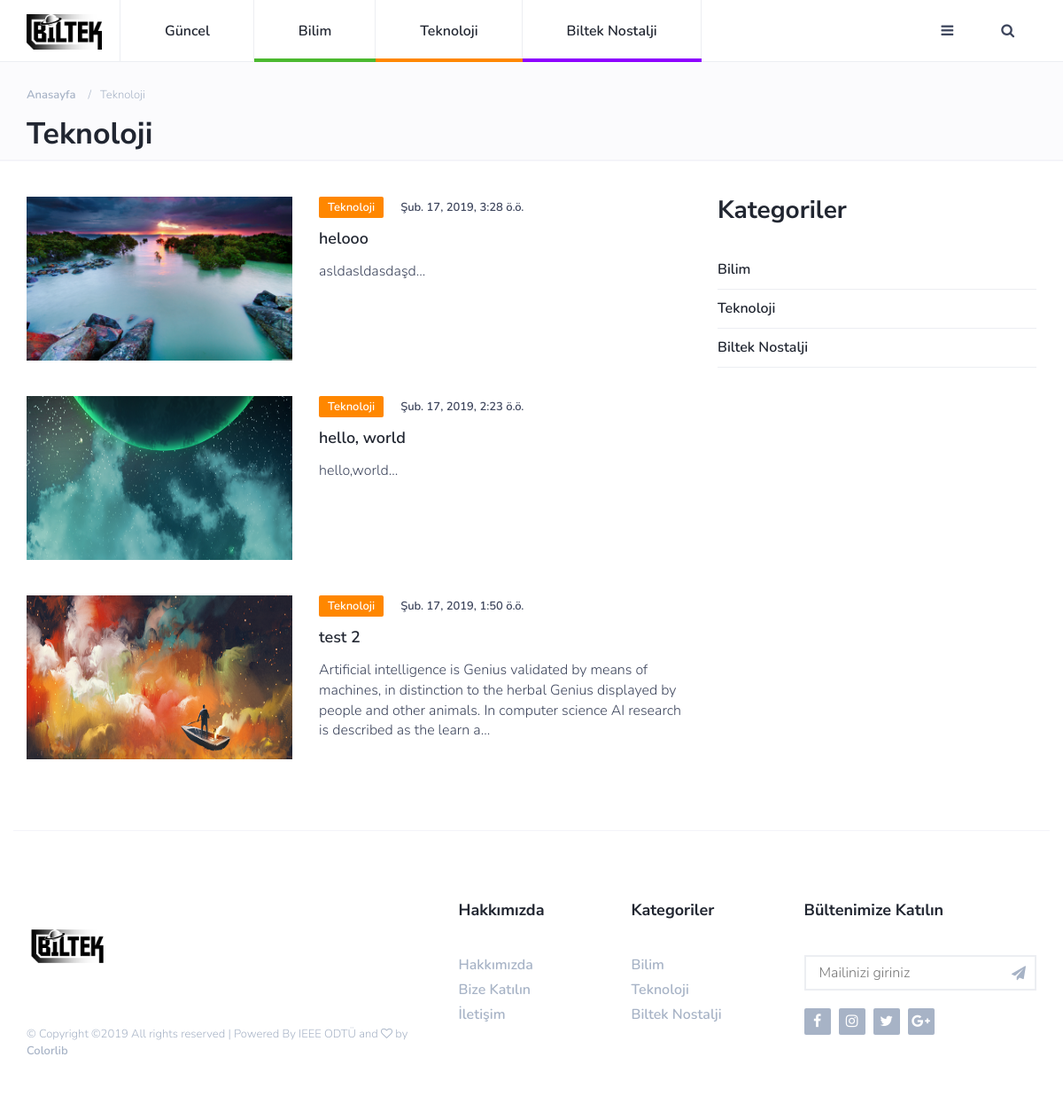
Screenshot of /teknoloji/ with the database file from the repository.
### articles/models.py (models this page shows, shortened)
class Article(models.Model):
    title = models.CharField(max_length=100)
    slug = models.SlugField()
    category = models.CharField(max_length=20)
    body = RichTextUploadingField()
    date = models.DateTimeField(auto_now_add=True)
    thumb = models.ImageField(default='default.png', blank=True)
    image = models.ImageField()
    mainornot = models.CharField(max_length=50,default='Hayır')
    def snippet(self):
        return self.body[:200] +"..."

### articles/views.py (the view)
# urls.py: path('teknoloji/',article_views.teknoloji, name="teknoloji"),
def teknoloji(request):
    articles = Article.objects.all().order_by('-date')
    return render(request, 'articles/teknoloji.html',{'articles':articles})

### articles/templates/articles/teknoloji.html (shortened to what this page needs)
{% load static from staticfiles %}
<!DOCTYPE html>
<html lang="en">
	<head>
		<link type="text/css" rel="stylesheet" href="{% static "css/bootstrap.min.css" %}"/>
		<link rel="stylesheet" href="{% static "css/font-awesome.min.css" %}">
		<link type="text/css" rel="stylesheet" href="{% static "css/style.css" %}"/>
    </head>
	<body>
		<header id="header">
			<div id="nav">
				<div id="nav-fixed">
					<div class="container">
						<div class="nav-logo">
							<a href="{% url 'article_list' %}" class="logo"><img style="width: 85px; height: 40px;" src="{% static "./img/siyah2.png" %}" alt=""></a>
						</div>
						<ul class="nav-menu nav navbar-nav">
							<li><a href="#">Güncel</a></li>
							<li class="cat-1"><a href="{% url 'bilim' %}">Bilim</a></li>
							<li class="cat-2"><a href="{% url 'teknoloji' %}">Teknoloji</a></li>
							<li class="cat-4"><a href="{% url 'bilteknostalji' %}">Biltek Nostalji</a></li>
						</ul>
						<div class="nav-btns">
							<button class="aside-btn"><i class="fa fa-bars"></i></button>
							<button class="search-btn"><i class="fa fa-search"></i></button>
						</div>
					</div>
				</div>
							<body id="body">
							</body>
			</div>
			<div class="page-header">
				<div class="container">
					<div class="row">
						<div class="col-md-10">
							<ul class="page-header-breadcrumb">
								<li><a href="{% url 'article_list' %}">Anasayfa</a></li>
								<li>Teknoloji</li>
							</ul>
							<h1>Teknoloji</h1>
						</div>
					</div>
				</div>
			</div>
		</header>
		<div class="section">
			<div class="container">
				<div class="row">
					<div class="col-md-8">
						<div class="row">
							{% for article in articles %}
								{% if article.category == 'Teknoloji' %}
								<div class="col-md-12">
									<div class="post post-row">
										<a class="post-img" href="{% url 'articles:detail' slug=article.slug %}"><img src="{{article.image.url}}" style="width:300px; height:185px;" alt=""></a>
										<div class="post-body">
											<div class="post-meta">
		  										<a class="post-category cat-2" href="{% url 'teknoloji' %}">{{article.category}}</a>
												<span class="post-date">{{article.date}}</span>
											</div>
											<h3 class="post-title"><a href="{% url 'articles:detail' slug=article.slug %}">{{ article.title }}</a></h3>
											<p>{{ article.snippet|striptags }}</p>
										</div>
									</div>
								</div>
								{% endif %}
							{% endfor %}
						</div>
					</div>
					<div class="col-md-4">
						<div class="aside-widget">
							<div class="section-title">
								<h2>Kategoriler</h2>
							</div>
							<div class="category-widget">
								<ul>
									<li><a href="{% url 'bilim' %}" class="cat-1">Bilim</a></li>
									<li><a href="{% url 'teknoloji' %}" class="cat-2">Teknoloji</a></li>
									<li><a href="{% url 'bilteknostalji' %}" class="cat-3">Biltek Nostalji</a></li>
								</ul>
							</div>
						</div>
					</div>
				</div>
			</div>
		</div>
		<footer id="footer">
			<div class="container">
				<div class="row">
					<div class="col-md-5">
						<div class="footer-widget">
							<div class="footer-logo">
								<a href="{% url 'article_list' %}" class="logo"><img src="{% static "./img/siyah.png" %}" alt="" width="100" height="100"></a>
							</div>
							<div class="footer-copyright">
								<span>&copy;
Copyright &copy;<script>document.write(new Date().getFullYear());</script> All rights reserved | Powered By IEEE ODTÜ and <i class="fa fa-heart-o" aria-hidden="true"></i> by <a href="https://colorlib.com" target="_blank">Colorlib</a>
</span>
							</div>
						</div>
					</div>
					<div class="col-md-4">
						<div class="row">
							<div class="col-md-6">
								<div class="footer-widget">
									<h3 class="footer-title">Hakkımızda</h3>
									<ul class="footer-links">
										<li><a href="{% url 'about' %}">Hakkımızda</a></li>
										<li><a href="#">Bize Katılın</a></li>
										<li><a href="#">İletişim</a></li>
									</ul>
								</div>
							</div>
							<div class="col-md-6">
								<div class="footer-widget">
									<h3 class="footer-title">Kategoriler</h3>
									<ul class="footer-links">
										<li><a href="{% url 'bilim' %}">Bilim</a></li>
										<li><a href="{% url 'teknoloji' %}">Teknoloji</a></li>
										<li><a href="{% url 'bilteknostalji' %}">Biltek Nostalji</a></li>
									</ul>
								</div>
							</div>
						</div>
					</div>
					<div class="col-md-3">
						<div class="footer-widget">
							<h3 class="footer-title">Bültenimize Katılın</h3>
							<div class="footer-newsletter">
								<form>
									<input class="input" type="email" name="newsletter" placeholder="Mailinizi giriniz">
									<button class="newsletter-btn"><i class="fa fa-paper-plane"></i></button>
								</form>
							</div>
							<ul class="footer-social">
								<li><a href="https://www.facebook.com/biltekblog"><i class="fa fa-facebook"></i></a></li>
								<li><a href="https://www.instagram.com/biltekblog"><i class="fa fa-instagram"></i></a></li>
								<li><a href="#"><i class="fa fa-twitter"></i></a></li>
								<li><a href="#"><i class="fa fa-google-plus"></i></a></li>
							</ul>
						</div>
					</div>
				</div>
			</div>
		</footer>
	</body>
</html>

### rows the page displays
Article: image (picture), category "Teknoloji", date "Şub. 17, 2019, 3:28 ö.ö.", title "helooo", snippet "asldasldasdaşd..."
Article: image (picture), category "Teknoloji", date "Şub. 17, 2019, 2:23 ö.ö.", title "hello, world", snippet "hello,world..."
Article: image (picture), category "Teknoloji", date "Şub. 17, 2019, 1:50 ö.ö.", title "test 2", snippet "Artificial intelligence is Genius validated by means of machines, in distinction to the herbal Genius displayed by people and other animals. In computer science AI research is described as the learn a..."
